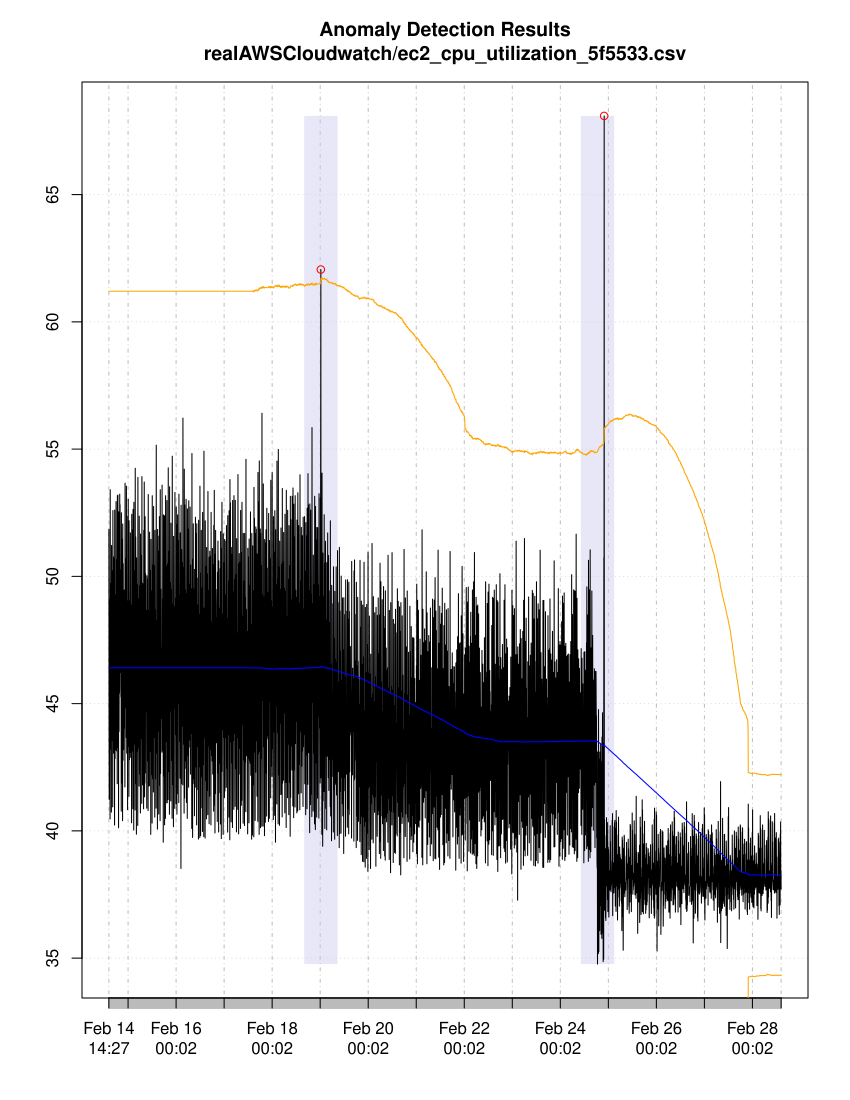

Here is the R script that generated this plot:
# Activity: Time Series Analysis

library(zoo)  # basic time series package
library(xts)  # eXtensible Time Series package

data_dir <- "data"
label_dir <- "labeled_windows"

load_ts <- function(csv_filename){
    # Load and return time series data from a CSV file.
    #
    # Params:
    # - csv_filename: CSV file with two columns: timestamp, value
    #
    # Returns:
    # - s: time series data of type xts

    df <- read.csv(csv_filename, stringsAsFactors=FALSE)
    
    # TODO: convert timestamp column to POSIX datetime
    
    df$timestamp = as.POSIXct(df$timestamp)
      
    # TODO: create xts time series from dataframe
    
    s = xts(coredata(df[,-1]),order.by = df[,1])
    
    return(s)  # return time series
}

find_anomalies <- function(s, window_size=11, threshold=4) {
    # Find anomalous data points in a time series.
    #
    # Params:
    # - s: time series data, as returned by load_ts()
    # - window_size: size of window used to compute rolling statistics
    # - threshold: parameter used to identify outliers
    #
    # Returns: A list with the following named items:
    # - s [input]
    # - window_size [input]
    # - threshold [input]
    # - s.mean: rolling mean
    # - s.sd: rolling standard deviation (s.d.)
    # - anomalies: anomalous data points, as a subset of s

    # TODO: Compute rolling mean
    # Hint: use rollapply() with align = 'right' and fill = 'extend'
    
     s.mean = rollapply(s, window_size, mean, align = "right", fill = "extend")
    
    # TODO: Compute rolling standard deviation

     s.sd = rollapply(s, window_size, sd, align = "right", fill = "extend")
     
    # TODO: Find anomalies
    # Hint: Look for data points that are more than (threshold * s.d.) away from mean

     anomalies = subset(s, abs(s[,1] - s.mean) > (threshold * s.sd))
     anomalies_index = which(s == anomalies)
     
    # TODO: Filter anomalies to only keep extrema
    # Hint: Look for peaks and troughs

     x = as.zoo(s)
     min_x <- rollapply(x,width = 10,FUN = min, align = "right",fill = "extend")
     max_x <- rollapply(x,width = 10,FUN = max, align = "right",fill = "extend")
     
     anomalies[which(min_x == min(s[anomalies_index]) || max_x == max(s[anomalies_index]))]
     
       
    # TODO(optional): Further filtering to reduce duplicates and false positives

    # Return results as a named list (include input params as well)
    return(list(s=s, window_size=window_size, threshold=threshold,
                s.mean=s.mean, s.sd=s.sd, anomalies=anomalies))
}

analyze <- function(csv_filename, window_days=3, threshold=4) {
    # Analyze a time series, looking for anomalies.
    #
    # Params:
    # - csv_filename: CSV file with two columns: timestamp, value
    # - window_days: no. of days to include in moving window
    # - threshold: parameter passed on to find_anomalies()
    #
    # Returns:
    # - s: results returned by find_anomalies()

    s <- load_ts(csv_filename)  # load time series data from CSV file

    # Compute samples per day to set rolling window size
    avg_delta <- difftime(index(s)[length(s)], index(s)[1], units='secs') / length(s)
    samples_per_day <- 24 * 60 * 60 / as.numeric(avg_delta)
    window_size <- as.integer(window_days * samples_per_day)  # no. of days * samples_per_day

    # Find anomalies
    res <- find_anomalies(s, window_size, threshold)
    cat(paste(csv_filename, ": window_size = ", window_size, ", threshold = ", threshold, sep=""), end="\n")
    cat(length(res$anomalies), "anomalies found", end="\n")
    #print(res$anomalies)

    # Pass on results returned by find_anomalies()
    return(res)
}

visualize <- function(res, wins=NA, title="Anomaly Detection Results") {
    # Visualize the results of anomaly detection.
    #
    # Params:
    # - res: anomaly detection results, as returned by find_anomalies()
    # - wins: optional windows to be highlighted
    # - title: main title for the plot
    #
    # Returns: Nothing

    # Plot original time series, with optional highlight windows
    if(!is.na(wins) && nrow(wins) > 0) {
        plot(res$s, type="n", main=title)  # create a blank plot first
        rect(wins$beg, min(res$s), wins$end, max(res$s), col="#CCCCEE77", border=NA)  # add highlights
        lines(res$s)  # then draw the time series
    } else {
        plot(res$s, main=title)
    }
    
    # TODO: Show moving average
    
    lines(res$s.mean,col = 'blue') 
    
    # TODO: Draw margins at mean +/- (threshold * s.d.)
    
    res$s.margin.positive = res$s.mean + res$threshold * res$s.sd
    res$s.margin.negative = res$s.mean - res$threshold * res$s.sd
    
    lines(res$s.margin.positive, col = 'orange')
    lines(res$s.margin.negative, col = 'orange')

    # TODO: Mark anomalies
    
    points(x = res$anomalies, col = 'red')
}

# NOTE: Do not put any code outside the functions or the following "main" block
if(getOption("run.main", default=TRUE)) {
    # Analyze
    csv_filename <- "realAWSCloudwatch/ec2_cpu_utilization_5f5533.csv"
    res <- analyze(paste(data_dir, csv_filename, sep="/"), window_days=3, threshold=4)

    # Visualize (with ground truth windows highlighted)
    wins <- read.csv(paste(label_dir, csv_filename, sep="/"), stringsAsFactors=FALSE)  # ground truth windows
    wins$beg <- as.POSIXct(wins$beg)  # convert to POSIX datetime
    wins$end <- as.POSIXct(wins$end)
    visualize(res, wins=wins, title=paste("Anomaly Detection Results", csv_filename, sep="\n"))
}
